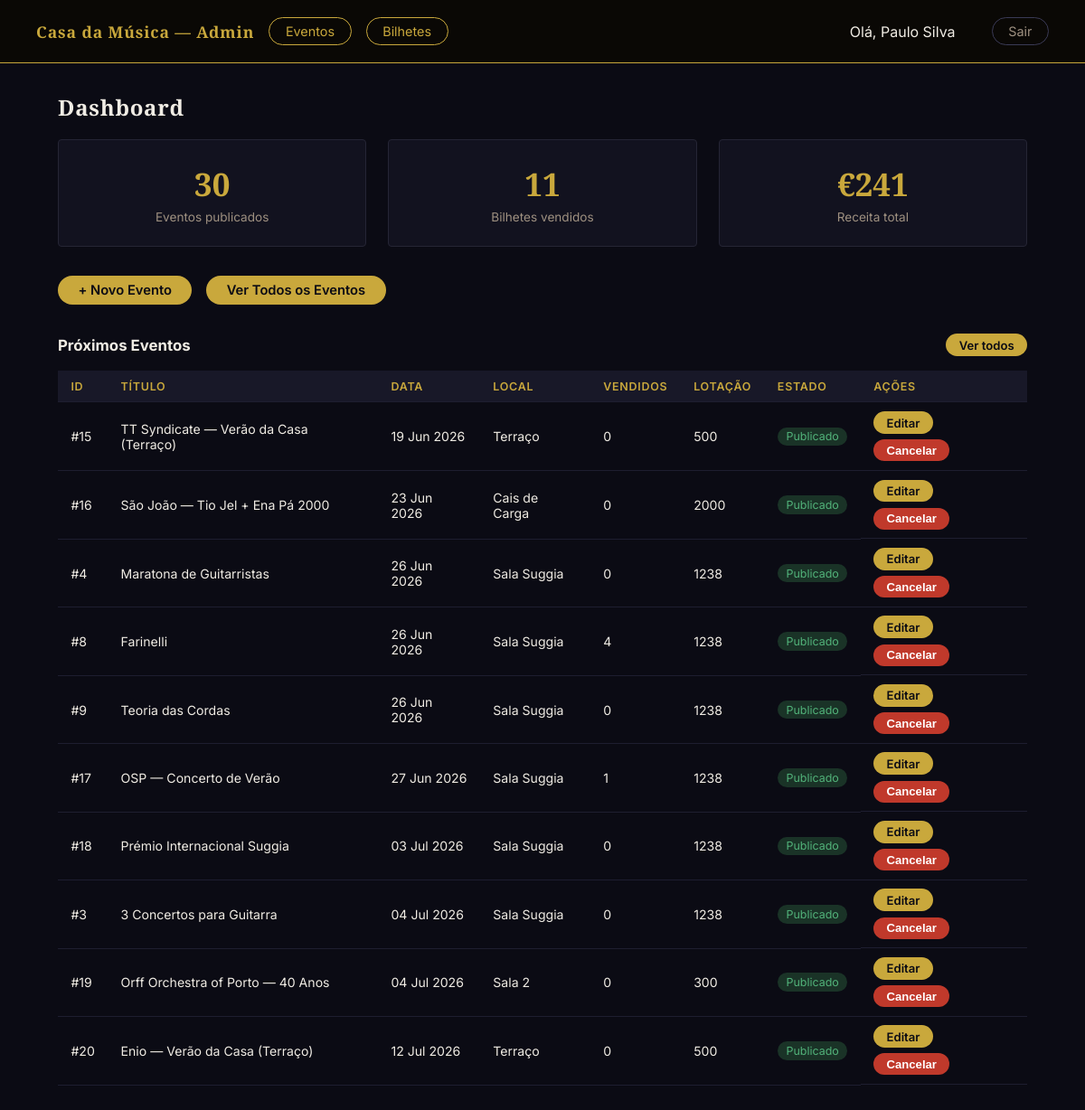
Page /admin/index.php (signed in) on the committed database.
### tables this page shows
CREATE TABLE "eventos" (
	"id"	INTEGER,
	"nome"	TEXT NOT NULL,
	"descricao"	TEXT,
	"data"	TEXT NOT NULL,
	"hora"	TEXT NOT NULL,
	"sala"	TEXT NOT NULL,
	"categoria"	TEXT NOT NULL,
	"classificacao_etaria"	TEXT DEFAULT 'Livre',
	"capacidade"	INTEGER NOT NULL DEFAULT 300,
	"estado"	TEXT NOT NULL DEFAULT 'rascunho' CHECK("estado" IN ('publicado', 'rascunho', 'cancelado')),
	"data_criacao"	TEXT NOT NULL DEFAULT (datetime('now')),
	"imagem"	TEXT,
	PRIMARY KEY("id" AUTOINCREMENT)
);

### scripts/sessao.php (called while the page is built, shortened)
<?php
function getUtilizador(): array {
    return [
        'id'     => $_SESSION['utilizador_id'] ?? null,
        'nome'   => $_SESSION['nome']           ?? '',
        'email'  => $_SESSION['email']          ?? '',
        'perfil' => $_SESSION['perfil']         ?? '',
    ];
}

### admin/index.php (the view, shortened to what this page needs)
<?php
require_once '../scripts/sessao.php';
$db = getDB();
$totalEventos = (int)$db->querySingle(
    'SELECT COUNT(*) FROM eventos WHERE estado = \'publicado\''
);
$totalBilhetes = (int)$db->querySingle(
    'SELECT COALESCE(SUM(ic.quantidade),0)
     FROM itens_compra ic
     JOIN compras c ON c.id = ic.compra_id
     WHERE c.estado = \'confirmado\''
);
$receita = (float)$db->querySingle(
    'SELECT COALESCE(SUM(total),0) FROM compras WHERE estado = \'confirmado\''
);
$stmtE = $db->prepare(
    'SELECT e.id, e.nome, e.data, e.sala, e.capacidade, e.estado,
            COALESCE(SUM(ic.quantidade),0) AS vendidos
     FROM eventos e
     LEFT JOIN compras c ON c.evento_id = e.id AND c.estado = \'confirmado\'
     LEFT JOIN itens_compra ic ON ic.compra_id = c.id
     WHERE e.data >= date(\'now\')
     GROUP BY e.id
     ORDER BY e.data ASC
     LIMIT 10'
);
$resE   = $stmtE->execute();
$eventos = [];
while ($row = $resE->fetchArray(SQLITE3_ASSOC)) {
    $eventos[] = $row;
}
$admin = getUtilizador();
$estadoBadge = ['publicado' => 'badge-green', 'rascunho' => 'badge-gray', 'cancelado' => 'badge-red'];
?>
<!DOCTYPE html>
<html lang="pt">
<head>
  <link rel="stylesheet" href="../styles/admin.css" />
</head>
<body>
  <nav class="nav-admin">
    <div class="nav-left">
      <a href="index.php" class="nav-brand">Casa da Música — Admin</a>
      <a href="eventos.php" class="btn-pill">Eventos</a>
      <a href="../bilhetes.php" class="btn-pill">Bilhetes</a>
    </div>
    <div class="nav-right">
      <span class="text-sm" style="margin-right:1rem;">Olá, <?= htmlspecialchars($admin['nome']) ?></span>
      <a href="../scripts/logout.php" class="btn-pill btn-pill-light">Sair</a>
    </div>
  </nav>
  <main class="page">
    <h1 class="page-title">Dashboard</h1>
    <div class="stats-row">
      <div class="stat">
        <p class="stat-val"><?= $totalEventos ?></p>
        <p class="stat-lbl">Eventos publicados</p>
      </div>
      <div class="stat">
        <p class="stat-val"><?= number_format($totalBilhetes) ?></p>
        <p class="stat-lbl">Bilhetes vendidos</p>
      </div>
      <div class="stat">
        <p class="stat-val">€<?= number_format($receita, 0, ',', '.') ?></p>
        <p class="stat-lbl">Receita total</p>
      </div>
    </div>
    <div style="display:flex; gap:1rem; margin-bottom:2rem; flex-wrap:wrap;">
      <a href="evento-criar.php" class="btn">+ Novo Evento</a>
      <a href="eventos.php" class="btn btn-pill-light">Ver Todos os Eventos</a>
    </div>
    <div class="sec-header">
      <h2 style="font-size:1.05rem; font-weight:bold;">Próximos Eventos</h2>
      <a href="eventos.php" class="btn btn-sm">Ver todos</a>
    </div>
    <div class="table-wrap">
      <table>
        <thead>
          <tr>
            <th>ID</th>
            <th>Título</th>
            <th>Data</th>
            <th>Local</th>
            <th>Vendidos</th>
            <th>Lotação</th>
            <th>Estado</th>
            <th>Ações</th>
          </tr>
        </thead>
        <tbody>
          <?php foreach ($eventos as $ev): ?>
          <tr>
            <td>#<?= (int)$ev['id'] ?></td>
            <td><?= htmlspecialchars($ev['nome']) ?></td>
            <td><?= htmlspecialchars(date('d M Y', strtotime($ev['data']))) ?></td>
            <td><?= htmlspecialchars($ev['sala']) ?></td>
            <td><?= (int)$ev['vendidos'] ?></td>
            <td><?= (int)$ev['capacidade'] ?></td>
            <td><span class="badge <?= $estadoBadge[$ev['estado']] ?? 'badge-gray' ?>"><?= ucfirst(htmlspecialchars($ev['estado'])) ?></span></td>
            <td class="col-actions">
              <a href="evento-editar.php?id=<?= (int)$ev['id'] ?>" class="btn btn-sm">Editar</a>
              <?php if ($ev['estado'] !== 'cancelado'): ?>
              <form method="POST" action="../scripts/cancelar_evento.php" style="display:inline;">
                <button type="button" class="btn btn-sm btn-danger"
                  onclick="pedirConfirmacao(this.closest('form'), '<?= htmlspecialchars(addslashes($ev['nome'])) ?>')">Cancelar</button>
              </form>
              <?php endif; ?>
            </td>
          </tr>
          <?php endforeach; ?>
        </tbody>
      </table>
    </div>
  </main>
</body>
</html>

### styles/admin.css (style rules this page uses)
*, *::before, *::after { box-sizing: border-box; margin: 0; padding: 0; }
body { font-family: 'Inter', system-ui, sans-serif; color: #f0ece4; background: #0b0b14; }
nav { display: flex; align-items: center; justify-content: space-between; background: #08080f; border-bottom: 1px solid #252535; padding: 0 2.5rem; height: 70px; position: sticky; top: 0; z-index: 10; }
.nav-left { display: flex; align-items: center; gap: 1rem; }
.nav-right { display: flex; align-items: center; gap: 1.5rem; }
.nav-brand { font-family: 'Cinzel', Georgia, serif; font-weight: 600; font-size: 1.1rem; color: #c9a83c; text-decoration: none; letter-spacing: 0.05em; }
.nav-admin { background: #0a0805; border-bottom-color: #c9a83c; }
.nav-admin .nav-brand { color: #c9a83c; }
.btn-pill { background: transparent; color: #c9a83c; border: 1px solid #c9a83c; border-radius: 999px; padding: 0.38rem 1.1rem; font-size: 0.9rem; cursor: pointer; text-decoration: none; display: inline-block; white-space: nowrap; transition: background 0.15s, color 0.15s; }
.btn-pill-light { border-color: #3a3a55; color: #9e9080; }
.page { padding: 2rem 4rem; max-width: 1200px; margin: 0 auto; }
.page-title { font-family: 'Cinzel', Georgia, serif; font-size: 1.5rem; font-weight: 600; margin-bottom: 1.2rem; color: #f0ece4; letter-spacing: 0.03em; }
.btn { background: #c9a83c; color: #0b0b14; border: none; border-radius: 999px; padding: 0.45rem 1.4rem; font-size: 0.92rem; font-weight: 600; cursor: pointer; text-decoration: none; display: inline-block; white-space: nowrap; transition: background 0.15s; }
.btn-sm { padding: 0.28rem 0.9rem; font-size: 0.82rem; }
.btn-danger { background: #c0392b; color: #fff; }
.stats-row { display: grid; grid-template-columns: repeat(3, 1fr); gap: 1.5rem; margin-bottom: 2rem; }
.stat { background: #12121f; border: 1px solid #252535; padding: 1.5rem; text-align: center; border-radius: 4px; }
.stat-val { font-family: 'Cinzel', Georgia, serif; font-size: 2.2rem; font-weight: bold; color: #c9a83c; }
.stat-lbl { font-size: 0.85rem; color: #9e9080; margin-top: 0.3rem; }
.sec-header { display: flex; justify-content: space-between; align-items: center; margin-bottom: 1rem; }
.table-wrap { overflow-x: auto; }
table { width: 100%; border-collapse: collapse; }
th, td { padding: 0.6rem 0.9rem; text-align: left; border-bottom: 1px solid #1e1e30; font-size: 0.88rem; }
th { background: #181828; font-weight: 600; white-space: nowrap; color: #c9a83c; font-size: 0.78rem; text-transform: uppercase; letter-spacing: 0.06em; }
.col-actions { display: flex; gap: 0.4rem; flex-wrap: wrap; }
.badge { display: inline-block; padding: 0.18rem 0.6rem; border-radius: 999px; font-size: 0.78rem; background: #252535; color: #9e9080; }
.badge-green { background: #1a3327; color: #52b37a; }

### rows in the picture
eventos: id "15", nome "TT Syndicate — Verão da Casa (Terraço)", data "19 Jun 2026", sala "Terraço", vendidos "0", capacidade "500", estado "Publicado"
eventos: id "16", nome "São João — Tio Jel + Ena Pá 2000", data "23 Jun 2026", sala "Cais de Carga", vendidos "0", capacidade "2000", estado "Publicado"
eventos: id "4", nome "Maratona de Guitarristas", data "26 Jun 2026", sala "Sala Suggia", vendidos "0", capacidade "1238", estado "Publicado"
eventos: id "8", nome "Farinelli", data "26 Jun 2026", sala "Sala Suggia", vendidos "4", capacidade "1238", estado "Publicado"
eventos: id "9", nome "Teoria das Cordas", data "26 Jun 2026", sala "Sala Suggia", vendidos "0", capacidade "1238", estado "Publicado"
eventos: id "17", nome "OSP — Concerto de Verão", data "27 Jun 2026", sala "Sala Suggia", vendidos "1", capacidade "1238", estado "Publicado"
eventos: id "18", nome "Prémio Internacional Suggia", data "03 Jul 2026", sala "Sala Suggia", vendidos "0", capacidade "1238", estado "Publicado"
eventos: id "3", nome "3 Concertos para Guitarra", data "04 Jul 2026", sala "Sala Suggia", vendidos "0", capacidade "1238", estado "Publicado"
eventos: id "19", nome "Orff Orchestra of Porto — 40 Anos", data "04 Jul 2026", sala "Sala 2", vendidos "0", capacidade "300", estado "Publicado"
eventos: id "20", nome "Enio — Verão da Casa (Terraço)", data "12 Jul 2026", sala "Terraço", vendidos "0", capacidade "500", estado "Publicado"

### other values in the picture
$admin['nome'] "Paulo Silva"
$totalEventos "30"
$totalBilhetes "11"
$receita "241"
